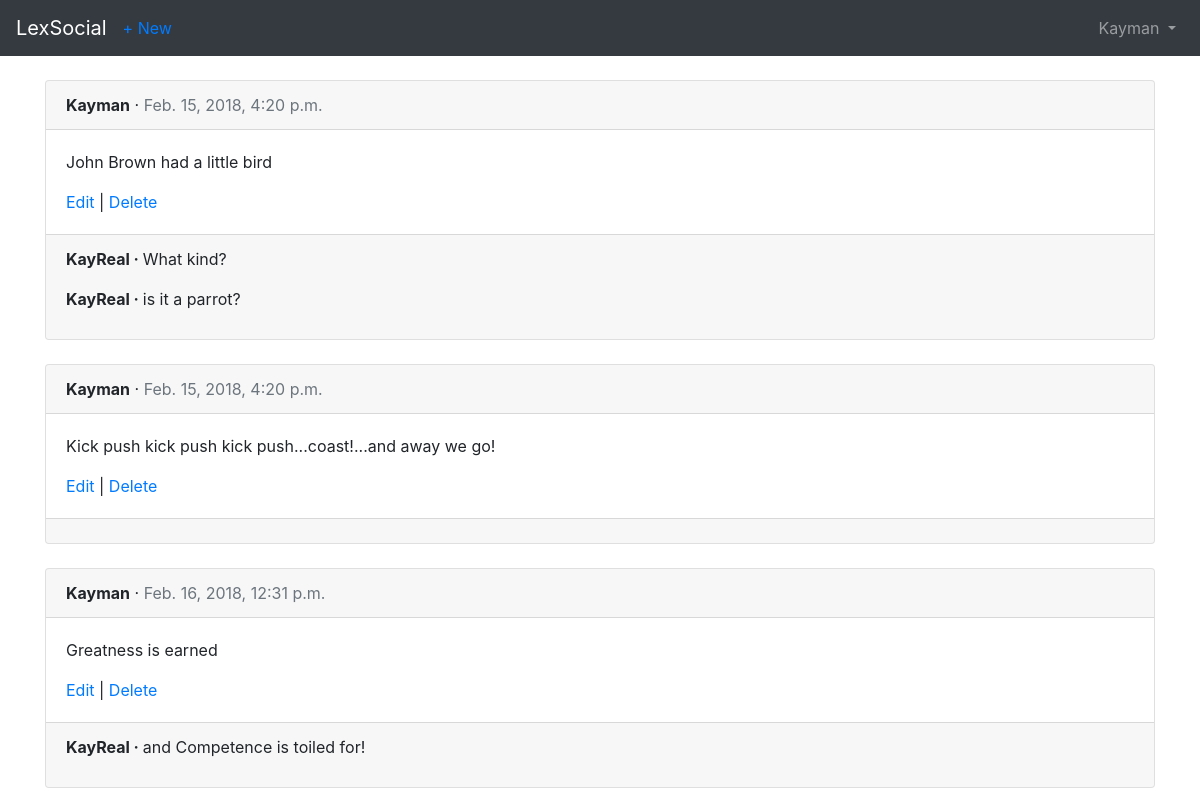
The app's page /posts/ (signed in) with its own data.
### users/models.py (models this page shows)
class CustomUser(AbstractUser):
    objects = CustomUserManager()

### posts/models.py (models this page shows, shortened)
class Post(models.Model):
    message = models.CharField(max_length=280)
    date = models.DateTimeField(auto_now_add=True)
    author = models.ForeignKey(
        settings.AUTH_USER_MODEL,
        on_delete=models.CASCADE,
    )

class Comment(models.Model):
    post = models.ForeignKey(Post, on_delete=models.CASCADE)
    comment = models.CharField(max_length=140)
    author = models.ForeignKey(settings.AUTH_USER_MODEL, on_delete=models.CASCADE)
    def __str__(self):
        return self.comment

### posts/views.py (the view)
# urls.py: path('', views.PostListView.as_view(), name='post_list'),
class PostListView(ListView):
    model = models.Post
    template_name = 'post_list.html'

### templates/post_list.html (shortened to what this page needs)
<!DOCTYPE html>
<html>
{% extends 'base.html' %}
{% block content %}
 {% for post in object_list %}
  <div class="card">
   <div class="card-header">
    <span class="font-weight-bold">{{ post.author }}</span> &middot; <span class="text-muted">{{ post.date }}</span>
   </div>
   <div class="card-body">
    <p>{{ post.message }}</p>
    <a href="{% url 'post_edit' post.pk %}">Edit</a> | <a href="{% url 'post_delete' post.pk %}">Delete</a>
   </div>
   <div class="card-footer">
    {% for comment in post.comment_set.all %}
     <p>
      <span class="font-weight-bold">{{ comment.author }} &middot; </span>
      {{ comment }}
     </p>
     {% endfor %}
   </div>
  </div>
  <br/>
 {% endfor %}
{% endblock content %}

### templates/base.html (shortened to what this page needs)
<!doctype html>
<html lang="en">
  <head>
    <link rel="stylesheet" href="https://maxcdn.bootstrapcdn.com/bootstrap/4.0.0/css/bootstrap.min.css">
  </head>
  <body>
    <nav class="navbar navbar-expand-md navbar-dark bg-dark mb-4">
      <a class="navbar-brand" href="{% url 'home' %}">LexSocial</a>
      {% if user.is_authenticated %}
      <ul class="navbar-nav mr-auto">
        <li class="nav-item"><a href="{% url 'post_new' %}">+ New</a></li>
      </ul>
      {% endif %}
      <div class="collapse navbar-collapse" id="navbarCollapse">
        {% if user.is_authenticated %}
          <ul class="navbar-nav ml-auto">
            <li class="nav-item">
              <a class="nav-link dropdown-toggle" href="#" id="userMenu" data-toggle="dropdown" aria-haspopup="true" aria-expanded="false">
                {{ user.username }}
              </a>
            </li>
          </ul>
        {% else %}
          <form class="form-inline ml-auto">
            <a href="{% url 'login' %}" class="btn btn-outline-secondary">Log in</a>
            <a href="{% url 'signup' %}" class="btn btn-primary ml-2">Sign up</a>
          </form>
        {% endif %}
      </div>
    </nav>
    <div class="container">
      {% block content %}
      {% endblock %}
    </div>
  </body>
</html>

### records on screen
CustomUser: username "Kayman"
Post: author "Kayman", date "Feb. 15, 2018, 4:20 p.m.", message "John Brown had a little bird"
Comment: author "KayReal", comment "What kind?"
Comment: author "KayReal", comment "is it a parrot?"
Post: author "Kayman", date "Feb. 15, 2018, 4:20 p.m.", message "Kick push kick push kick push...coast!...and away we go!"
Post: author "Kayman", date "Feb. 16, 2018, 12:31 p.m.", message "Greatness is earned"
Comment: author "KayReal", comment "and Competence is toiled for!"
